Frame 1 (no input): blank canvas, image omitted
Frame 60 (the mouse pressed at the canvas centre just before this capture): blank canvas, image omitted
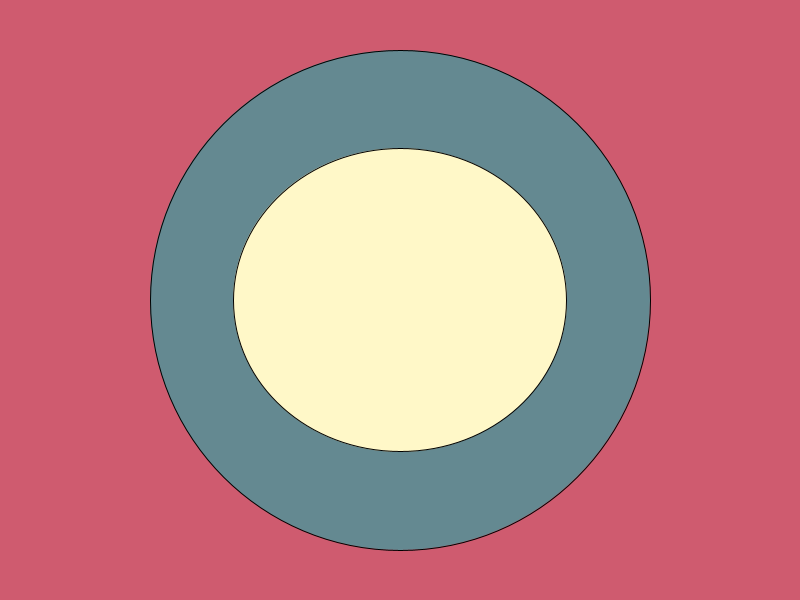
Frame 120 (the mouse held since frame 60 and released just before this capture)

The Processing sketch whose frames 1 and 60 were blank and that drew this single picture after the mouse press (run headless with seeded random() and noise(); from frame 60 on, the mouse is pressed at the canvas centre):

// Processing sketch: processing_28607
// ── processing_28607.pde

float prevX = -1;
float prevY = -1;
String[] colors = {"#CF5B6F", "#FFF8C8", "#CAD99B1", "#8FB2A0", "#648991"};


void setup(){
  size(800,600);
  background(#CF5B6F);
  smooth();
}

void draw(){

  float diameter = dist(prevX, prevY, mouseX, mouseY);
  if(prevX != -1){
    fill(#648991);
    ellipse(mouseX, mouseY, diameter, diameter);
    fill(#FFF8C8);
    ellipse(mouseX, mouseY, diameter*random(0.001,0.95),diameter*random(0.001,0.95));
    
  }
  prevX = mouseX;
  prevY = mouseY;

}
